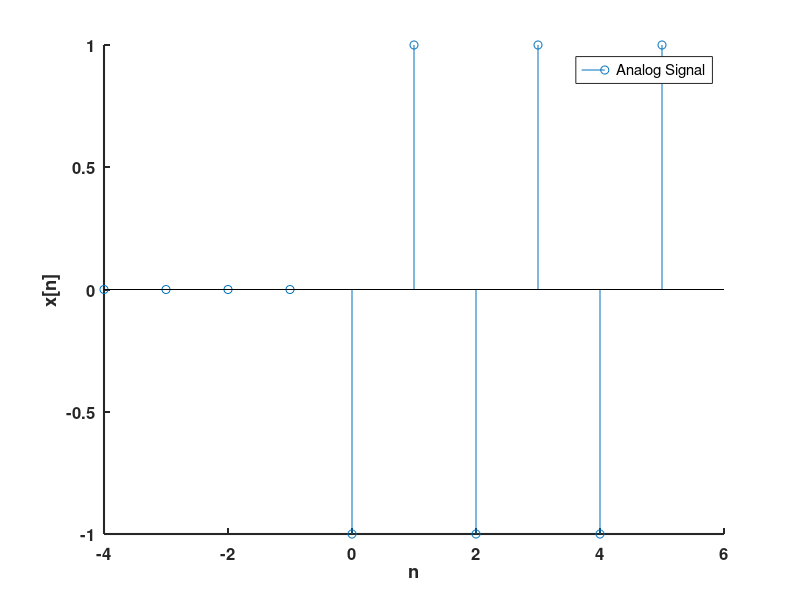
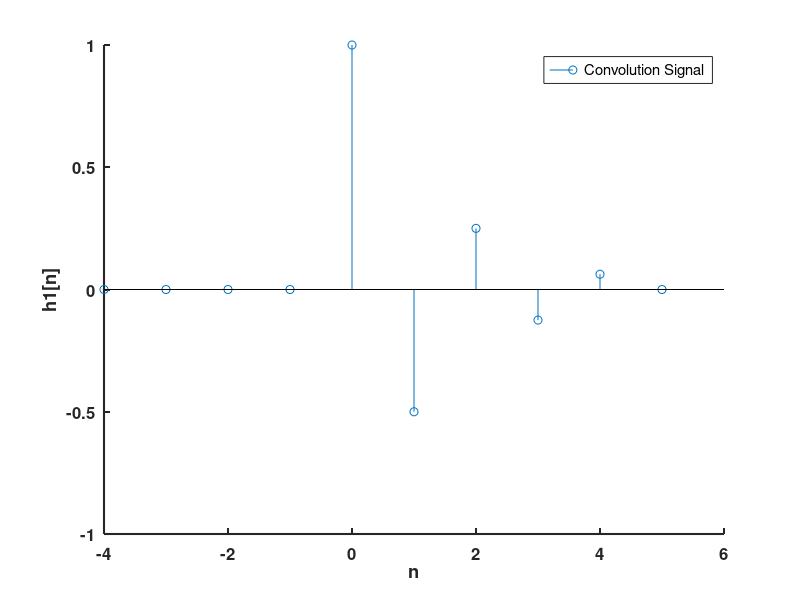
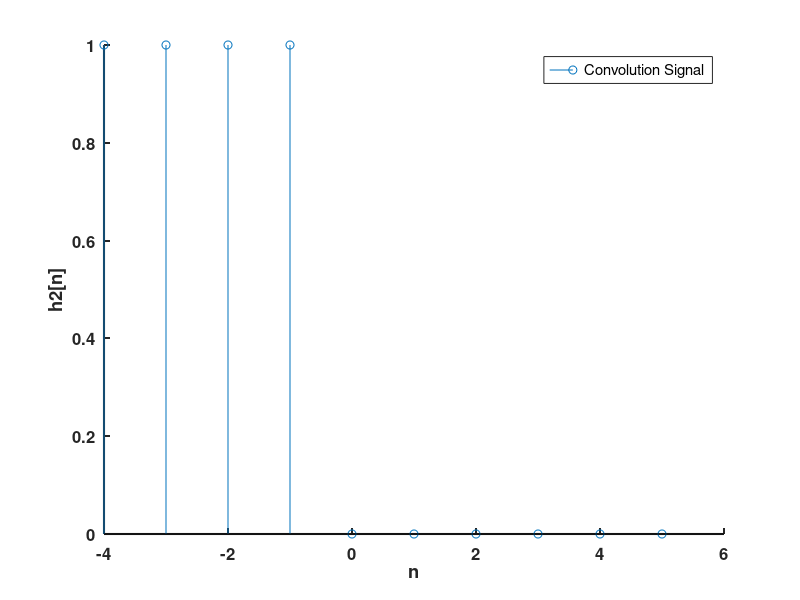

The MATLAB source for these figures, in order: (Note: this script raises an error after producing the figures.)
clc;
clear all;
close all;
%%
x1 = [0,0,0,0,-1,1,-1,1,-1,1];
h1 = [0,0,0,0,(-1/2)^0, (-1/2)^1, (-1/2)^2, (-1/2)^3, (-1/2)^4, 0];
h2 = [1,1,1,1,0,0,0,0,0,0];
xaxis1 = -4:1:5;
stem(xaxis1,x1);
set(gca,'Box','off',...,
        'FontSize',12,...,
        'FontWeight','bold',...,
        'LineWidth',1.5,...,
        'FontName','Helvetica',...,
        'Color',[0.95 0.95 0.95],...,
        'XGrid','off',...,
        'YGrid','off');
    xlabel('n');
    ylabel('x[n]');
    legend('Analog Signal');
figure();
stem(xaxis1,h1);
set(gca,'Box','off',...,
        'FontSize',12,...,
        'FontWeight','bold',...,
        'LineWidth',1.5,...,
        'FontName','Helvetica',...,
        'Color',[0.95 0.95 0.95],...,
        'XGrid','off',...,
        'YGrid','off');
    xlabel('n');
    ylabel('h1[n]');
    legend('Convolution Signal');
figure();
stem(xaxis1,h2);
set(gca,'Box','off',...,
        'FontSize',12,...,
        'FontWeight','bold',...,
        'LineWidth',1.5,...,
        'FontName','Helvetica',...,
        'Color',[0.95 0.95 0.95],...,
        'XGrid','off',...,
        'YGrid','off');
    xlabel('n');
    ylabel('h2[n]');
    legend('Convolution Signal');
resultXaxis = -4:1:23;
w = myConvolution(x1, h1);
wAxis = -8:1:10;
figure();
stem(wAxis, w);
set(gca,'Box','off',...,
        'FontSize',12,...,
        'FontWeight','bold',...,
        'LineWidth',1.5,...,
        'FontName','Helvetica',...,
        'Color',[0.95 0.95 0.95],...,
        'XGrid','off',...,
        'YGrid','off');
    xlabel('n');
    ylabel('w[n]');
    legend('x[n]*h1[n]');
result1 = myConvolution(w, h2);
g = myConvolution(h1, h2);
gAxis = -4:1:14;
figure();
stem(gAxis, g);
set(gca,'Box','off',...,
        'FontSize',12,...,
        'FontWeight','bold',...,
        'LineWidth',1.5,...,
        'FontName','Helvetica',...,
        'Color',[0.95 0.95 0.95],...,
        'XGrid','off',...,
        'YGrid','off');
    xlabel('n');
    ylabel('g[n]');
    legend('h1[n]*h2[n]');
result2 = myConvolution(x1, g);
figure();
stem(resultXaxis, result1, '+');
hold on;
stem(resultXaxis, result2);
set(gca,'Box','off',...,
        'FontSize',12,...,
        'FontWeight','bold',...,
        'LineWidth',1.5,...,
        'FontName','Helvetica',...,
        'Color',[0.95 0.95 0.95],...,
        'XGrid','off',...,
        'YGrid','off');
    xlabel('n');
    ylabel('y[n]');
    legend('y1[n]','y2[n]');